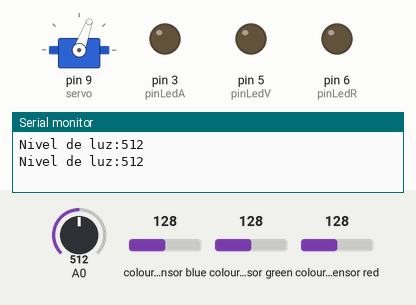
Bench run of a sketch on a simulated Arduino Uno, built with avr-gcc and run on an emulated ATmega328P. Shown: servo, output pins drawn as LEDs (lit = HIGH), the last lines printed to the serial monitor. Inputs (shaded band) come from the test bench; at power-on: A0 = 512, colour sensor blue 128, colour sensor green 128, colour sensor red 128.

Above: at 3.8 s.
3.9 s: A0 set to 110
7.8 s: A0 set to 88
At 15.9 s:
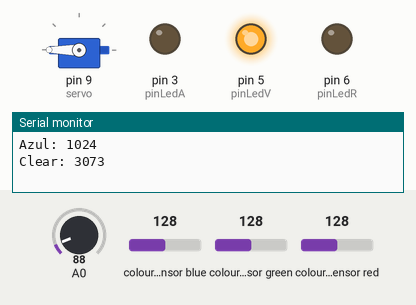
Timing chart, 0 to 25.5 s (numbered marks = the images above; inputs shaded):
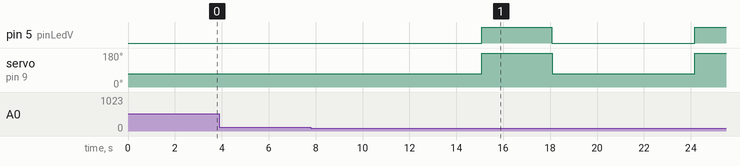

Measured:
- the behaviour switches between 100 and 99 on A0 (found by bisection; images 0 and 1)
- after the input at 7.8 s, pin 5 (pinLedV): LOW → HIGH after 7.3 s, → LOW 3.0 s later, → HIGH 6.1 s later; servo on pin 9 (servo): 70° → 180° after 7.3 s, → 70° 3.0 s later, → 180° 6.1 s later

The sketch:

placaArduinoCodigo.ino
```cpp
#include <Wire.h>
#include "Adafruit_TCS34725.h"
#include <Servo.h>

Servo servo;

int pinLedR = 6;  // pin Rojo del led RGB
int pinLedV = 5;  // pin Verde del led RGB
int pinLedA = 3;   // pin Azul del led RGB
int pausa = 3000;
int pos = servo.read();
int posf = 0;
Adafruit_TCS34725 tcs = Adafruit_TCS34725(TCS34725_INTEGRATIONTIME_600MS, TCS34725_GAIN_1X);

// Color counters
int redCounter = 0;
int blueCounter = 0;

void setup(void) {
  pinMode(pinLedR, OUTPUT);    // pone el pinLedR como output
  pinMode(pinLedV, OUTPUT);    // pone el pinLedV como output
  pinMode(pinLedA, OUTPUT);    // pone el pinLedA como output
  Serial.begin(9600);
  servo.attach(9);
}

void loop(void) {
  servo.write(70);
  int luz = analogRead(A0);
  Serial.print("Nivel de luz:");
  Serial.println(luz);
  delay(pausa);

  if (luz < 100)  //si no detecta luz el sensor de luz ambiental
  {
    uint16_t r, g, b, c, colorTemp, lux;

    tcs.getRawData(&r, &g, &b, &c);
    colorTemp = tcs.calculateColorTemperature(r, g, b);
    lux = tcs.calculateLux(r, g, b);

    Serial.print("Temperatura color: "); Serial.print(colorTemp, DEC); Serial.println(" K");
    Serial.print("Lux : "); Serial.println(lux, DEC);
    Serial.print("Rojo: "); Serial.println(r, DEC);
    Serial.print("Verde: "); Serial.println(g, DEC);
    Serial.print("Azul: "); Serial.println(b, DEC);
    Serial.print("Clear: "); Serial.println(c, DEC);
    Serial.println(" ");
    delay(pausa);

    if (colorTemp < 3500) {
      color(255, 0, 0);  // Rojo
      redCounter++; // Contador de color rojo
      delay(pausa);
      color(0, 0, 0);
    } else {
      color(0, 0, 255);  // Azul
      blueCounter++; // Contador color azul
      servo.write(180);
      delay(pausa);
      color(0, 0, 0);
    }
  }
}

// funcion para generar colores
void color (int rojo, int azul, int verde) {
  analogWrite(pinLedR, rojo);
  analogWrite(pinLedV, verde);
  analogWrite(pinLedA, azul);
}
```
